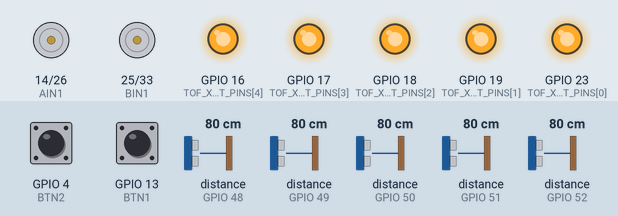
The sketch below on a simulated ESP32. Shown: motor-driver pin pairs drawn as motors (green arrow = first pin HIGH = forward, orange = second pin HIGH = backward, longer = more drive, scaled by the enable pin), output pins drawn as LEDs (lit = HIGH). The test bench sets the inputs (shaded band); at power-on: GPIO 13 (BTN1) HIGH, distance to the obstacle (sensors on GPIO 48, GPIO 49, GPIO 50, GPIO 51, GPIO 52) 80 cm, GPIO 4 (BTN2) HIGH. What the sketch prints to the serial monitor is not drawn.

Above: at 1.2 s.
1.3 s: GPIO 13 (BTN1) pulled LOW for 0.2 s
At 2.3 s:
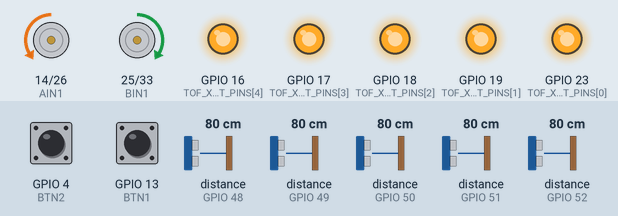
3.1 s: distance to the obstacle (sensor on GPIO 48) set to 2 cm
At 4.5 s:
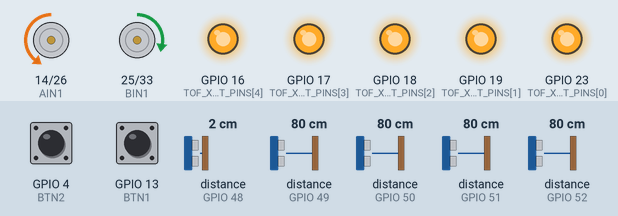
4.8 s: distance to the obstacle (sensor on GPIO 49) set to 8 cm
7.1 s: distance to the obstacle (sensor on GPIO 49) set to 5 cm
At 8.0 s:
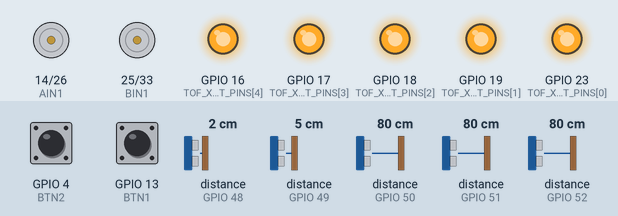
Timing chart, 0 to 10.1 s (numbered marks = the images above; inputs shaded):
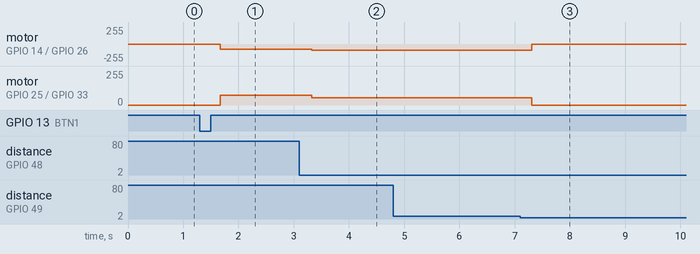

Measured:
- the behaviour switches between 7 and 6 cm on distance to the obstacle (sensor on GPIO 49) (found by bisection; images 2 and 3)
- after the input at 1.3 s, motor on GPIO 14 (AIN1) / GPIO 26 (AIN2): stopped → backward 75/255 after 0.37 s; motor on GPIO 25 (BIN1) / GPIO 33 (BIN2): stopped → forward 75/255 after 0.37 s
- after the input at 3.1 s, motor on GPIO 14 (AIN1) / GPIO 26 (AIN2): backward 75/255 → backward 97/255 after 0.23 s; motor on GPIO 25 (BIN1) / GPIO 33 (BIN2): forward 75/255 → forward 53/255 after 0.23 s
- after the input at 4.8 s, every drawn part: stays the same
- after the input at 7.1 s, motor on GPIO 14 (AIN1) / GPIO 26 (AIN2): backward 97/255 → stopped after 0.21 s; motor on GPIO 25 (BIN1) / GPIO 33 (BIN2): forward 53/255 → stopped after 0.21 s

The sketch:

01_forward_sensors.ino
```cpp
// ============================================================================
// 01_FORWARD_SENSORS: Simple Forward Driving with ToF Sensor Wall Centering
// ESP32 Arduino Core 2.x & 3.x compatible
// ============================================================================
#include <Arduino.h>
#include <Wire.h>
#include <Adafruit_VL53L0X.h>
#include <esp_arduino_version.h>

// Motor Pins (TB6612)
#define PWMA 27
#define AIN1 14
#define AIN2 26
#define PWMB 32
#define BIN1 25
#define BIN2 33

#define BTN1 13   // Start / Pause (GPIO 13)
#define BTN2 4    // Emergency Stop / Zero (GPIO 4)

// I2C Bus & ToF
#define PIN_I2C_SDA 21
#define PIN_I2C_SCL 22

#define NUM_TOF 5
const int TOF_XSHUT_PINS[NUM_TOF]    = {23, 19, 18, 17, 16};
const uint8_t TOF_I2C_ADDRS[NUM_TOF] = {0x30, 0x31, 0x32, 0x33, 0x34};

#define SENS_LEFT   0  // Left 90° (Pin 23)
#define SENS_FL     1  // Front-Left 45° (Pin 19)
#define SENS_FRONT  2  // Front Center 0° (Pin 18)
#define SENS_FR     3  // Front-Right 45° (Pin 17)
#define SENS_RIGHT  4  // Right 90° (Pin 16)

Adafruit_VL53L0X tofSensors[NUM_TOF];
uint16_t distMm[NUM_TOF] = {999, 999, 999, 999, 999};

const int BASE_PWM = 75;
const float KP_WALL = 0.35f;
const int NOMINAL_DIST = 84; // mm to center in 168mm corridor

bool running = false;

inline void pwmWriteLeft(uint32_t val) {
#if defined(ESP_ARDUINO_VERSION) && (ESP_ARDUINO_VERSION >= ESP_ARDUINO_VERSION_VAL(3, 0, 0))
  ledcWrite(PWMA, val);
#else
  ledcWrite(0, val);
#endif
}

inline void pwmWriteRight(uint32_t val) {
#if defined(ESP_ARDUINO_VERSION) && (ESP_ARDUINO_VERSION >= ESP_ARDUINO_VERSION_VAL(3, 0, 0))
  ledcWrite(PWMB, val);
#else
  ledcWrite(1, val);
#endif
}

void setupMotors() {
  pinMode(AIN1, OUTPUT); pinMode(AIN2, OUTPUT);
  pinMode(BIN1, OUTPUT); pinMode(BIN2, OUTPUT);
#if defined(ESP_ARDUINO_VERSION) && (ESP_ARDUINO_VERSION >= ESP_ARDUINO_VERSION_VAL(3, 0, 0))
  ledcAttach(PWMA, 5000, 8);
  ledcAttach(PWMB, 5000, 8);
#else
  ledcSetup(0, 5000, 8); ledcAttachPin(PWMA, 0);
  ledcSetup(1, 5000, 8); ledcAttachPin(PWMB, 1);
#endif
}

void setMotors(int left, int right) {
  left = constrain(left, -255, 255);
  right = constrain(right, -255, 255);
  if (left > 0)      { digitalWrite(AIN1, LOW);  digitalWrite(AIN2, HIGH); pwmWriteLeft(left); }
  else if (left < 0) { digitalWrite(AIN1, HIGH); digitalWrite(AIN2, LOW);  pwmWriteLeft(-left); }
  else               { digitalWrite(AIN1, LOW);  digitalWrite(AIN2, LOW);  pwmWriteLeft(0); }

  if (right > 0)      { digitalWrite(BIN1, HIGH); digitalWrite(BIN2, LOW);  pwmWriteRight(right); }
  else if (right < 0) { digitalWrite(BIN1, LOW);  digitalWrite(BIN2, HIGH); pwmWriteRight(-right); }
  else                { digitalWrite(BIN1, LOW);  digitalWrite(BIN2, LOW);  pwmWriteRight(0); }
}

void stopMotors() { setMotors(0, 0); }

void initToFSensors() {
  for (int i = 0; i < NUM_TOF; i++) {
    pinMode(TOF_XSHUT_PINS[i], OUTPUT);
    digitalWrite(TOF_XSHUT_PINS[i], LOW);
  }
  delay(20);
  for (int i = 0; i < NUM_TOF; i++) {
    digitalWrite(TOF_XSHUT_PINS[i], HIGH);
    delay(15);
    tofSensors[i].begin(TOF_I2C_ADDRS[i]);
  }
}

void readSensors() {
  for (int i = 0; i < NUM_TOF; i++) {
    VL53L0X_RangingMeasurementData_t measure;
    tofSensors[i].rangingTest(&measure, false);
    distMm[i] = (measure.RangeStatus != 4) ? measure.RangeMilliMeter : 999;
  }
}

void setup() {
  Serial.begin(115200);
  pinMode(BTN1, INPUT_PULLUP);
  pinMode(BTN2, INPUT_PULLUP);
  setupMotors();
  stopMotors();

  Wire.begin(PIN_I2C_SDA, PIN_I2C_SCL, 400000);
  initToFSensors();

  Serial.println("=== SIMPLE FORWARD WITH SENSOR CENTERING ===");
  Serial.println("Press BTN1 (GPIO13) to Start/Stop. BTN2 (GPIO4) = E-Stop");
}

void loop() {
  if (digitalRead(BTN1) == LOW) {
    delay(50);
    if (digitalRead(BTN1) == LOW) {
      while (digitalRead(BTN1) == LOW) delay(10);
      running = !running;
      if (!running) stopMotors();
    }
  }
  if (digitalRead(BTN2) == LOW) {
    running = false;
    stopMotors();
  }

  readSensors();

  if (running) {
    // If front wall is closer than 100 mm, stop immediately
    if (distMm[SENS_FRONT] < 100 || distMm[SENS_FL] < 70 || distMm[SENS_FR] < 70) {
      stopMotors();
      Serial.println("⚠️ Front obstacle detected! Stopped.");
      return;
    }

    // Centering steering
    float steer = 0;
    bool hasL = distMm[SENS_LEFT] < 150;
    bool hasR = distMm[SENS_RIGHT] < 150;

    if (hasL && hasR) {
      steer = KP_WALL * ((float)distMm[SENS_LEFT] - (float)distMm[SENS_RIGHT]);
    } else if (hasL) {
      steer = KP_WALL * ((float)distMm[SENS_LEFT] - (float)NOMINAL_DIST);
    } else if (hasR) {
      steer = KP_WALL * ((float)NOMINAL_DIST - (float)distMm[SENS_RIGHT]);
    }

    steer = constrain(steer, -35.0f, 35.0f);
    setMotors(BASE_PWM - (int)steer, BASE_PWM + (int)steer);
  } else {
    stopMotors();
  }

  static unsigned long lastP = 0;
  if (millis() - lastP > 200) {
    lastP = millis();
    Serial.printf("L:%3d | FL:%3d | F:%3d | FR:%3d | R:%3d mm | %s\n",
                  distMm[SENS_LEFT], distMm[SENS_FL], distMm[SENS_FRONT], distMm[SENS_FR], distMm[SENS_RIGHT],
                  running ? "RUNNING" : "STOPPED");
  }
}
```
